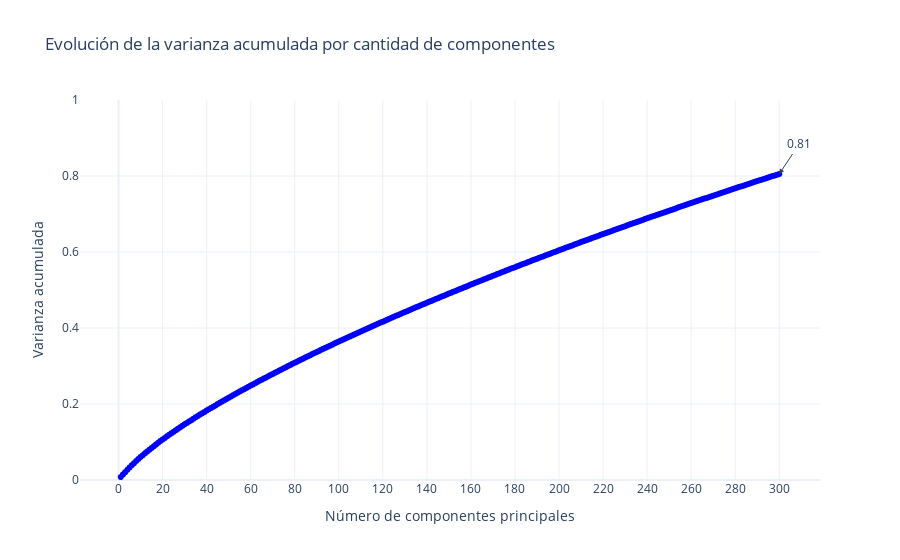

Write notebook code for a chart like this one.
### Code cell
fig = go.Figure()

fig.add_trace(go.Scatter(
    x=list(range(1, 301)),
    y=cumulative_explained_variance,
    mode='lines+markers',
    name='Varianza',
    line=dict(dash='dash'),
    marker=dict(color='blue')
))

fig.update_layout(
    title='Evolución de la varianza acumulada por cantidad de componentes',
    xaxis_title='Número de componentes principales',
    yaxis_title='Varianza acumulada',
    xaxis=dict(tickmode='linear', tick0=0, dtick=20),
    yaxis=dict(range=[0, 1]),
    template='plotly_white'
)

fig.add_annotation(
    x=300,
    y=cumulative_explained_variance[-1],
    text=f"{cumulative_explained_variance[-1]:.2f}",
    showarrow=True,
    arrowhead=2,
    ax=20,
    ay=-30
)

fig.show()

### Figure 1 — Plotly figure (JSON) as saved in the notebook; plotly's stock layout.template omitted (floating-point values rounded to 4 significant figures; data arrays with more than 128 entries replaced by an {"elided": "..."} marker saying what was removed)
{"data": [{"line": {"dash": "dash"}, "marker": {"color": "blue"}, "mode": "lines+markers", "name": "Varianza", "type": "scatter", "x": {"elided": "300 int values"}, "y": {"elided": "300 float values"}}], "layout": {"annotations": [{"arrowhead": 2, "ax": 20, "ay": -30, "showarrow": true, "text": "0.81", "x": 300, "y": 0.8053}], "title": {"text": "Evolución de la varianza acumulada por cantidad de componentes"}, "xaxis": {"dtick": 20, "tick0": 0, "tickmode": "linear", "title": {"text": "Número de componentes principales"}}, "yaxis": {"range": [0, 1], "title": {"text": "Varianza acumulada"}}}}
